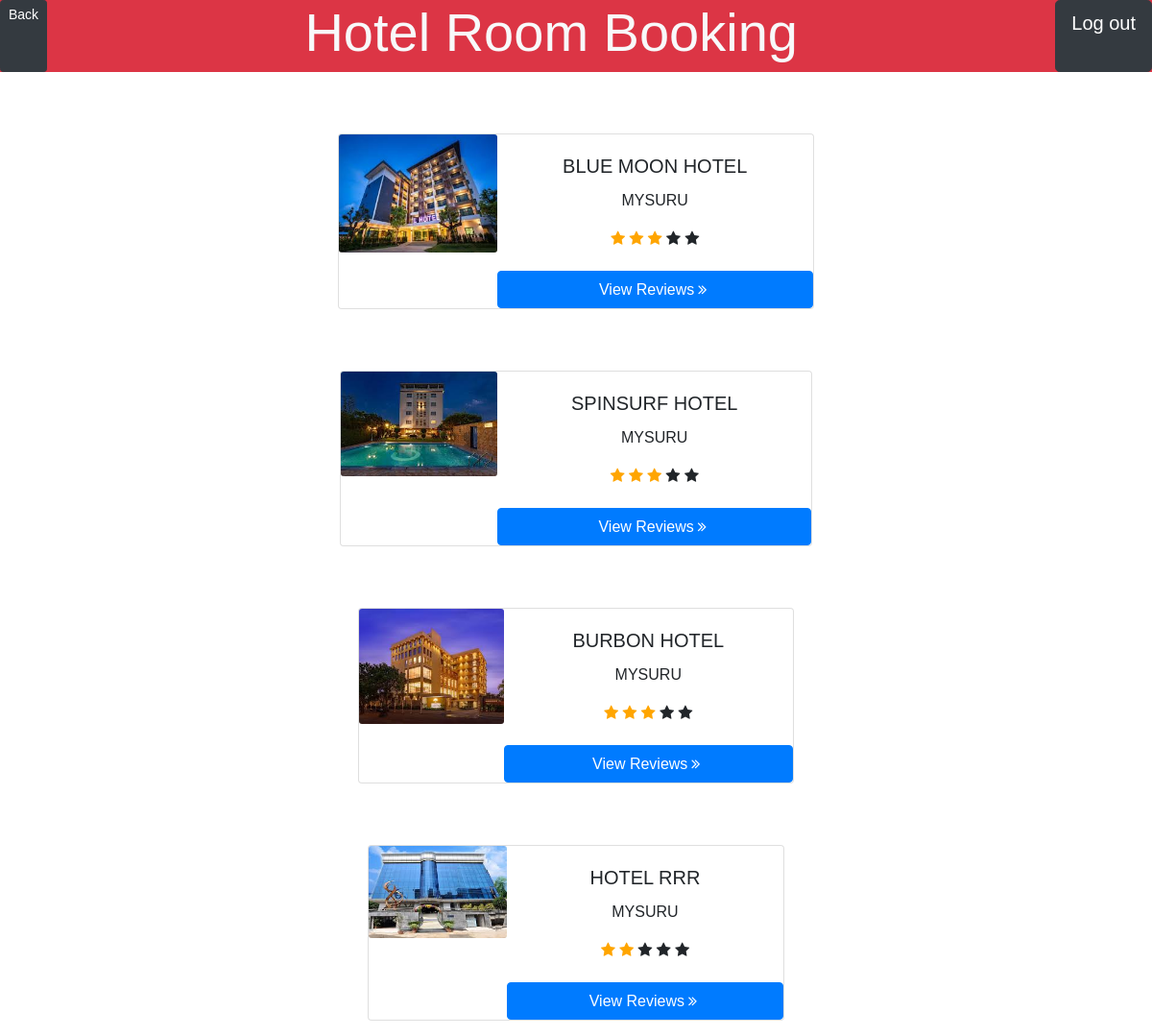
Screenshot of /hotel/MYSURU (signed in) with the database file from the repository.
### tables this page shows
CREATE TABLE HOTEL (
	hotel_id	INTEGER PRIMARY KEY AUTOINCREMENT,
	hotel_name	TEXT NOT NULL,
	locations	TEXT
, photo TEXT);

### routes.py (the view)
@app.route('/hotel/<location>')
def hotel(location):
    if not check_login():
        return redirect(url_for('.home'))
    con = sqlite3.connect(DATABASE)
    con.row_factory = sqlite3.Row
    cur = con.cursor()
    cur.execute('''SELECT hotel_id, hotel_name, locations, photo, AVG(star) AS avgstar
    FROM HOTEL NATURAL JOIN REVIEW WHERE locations="%s" GROUP BY hotel_id;'''%(location))
    hotels = cur.fetchall()
    con.close()
    return render_template('hotel.html', hotels = hotels, back=url_for('.dashboard'))

### routes.py (called while the page is built)
def check_login():
    if session.get('logged_in') != True:
        flash('Please Login')
        return False
    else:
        return True

### templates/hotel.html (shortened to what this page needs)
{% extends 'base.html' %}
{% block main %}
<div class="d-flex flex-column justify-content-center align-items-center mx-auto">
{% for hotel in hotels %}
<div class="card mb-3 mt-5" style="max-width: 540px;">
  <div class="row no-gutters">
    <div class="col-md-4">
      <img src="{{ url_for('static',filename=(hotel.photo if hotel.photo else 'Home.jpg')) }}" class="card-img">
    </div>
    <div class="col-md-8 d-flex flex-column">
      <a href="{{url_for('.room', hotel_id=hotel.hotel_id)}}" class="card-body btn">
        <h5 class="card-title">{{ hotel.hotel_name }}</h5>
        <p class="card-text">{{ hotel.locations }}</p>
        <p class="card-text">
          {% for _ in range(hotel.avgstar|int) %}
          <span class="fa fa-star checked"></span>
          {% endfor %}
          {% for _ in range(5 - hotel.avgstar|int) %}
          <span class="fa fa-star"></span>
          {% endfor %}
        </p>
      </a>
      <a href="{{url_for('.review', hotel_id=hotel.hotel_id)}}" class="btn btn-primary">View Reviews<i class="fa fa-angle-double-right m-1" aria-hidden="true"></i></a>
    </div>
  </div>
</div>
{% endfor %}
</div>
{% endblock %}

### rows the page displays
HOTEL: photo (picture), hotel_name "BLUE MOON HOTEL", locations "MYSURU"
HOTEL: photo (picture), hotel_name "SPINSURF HOTEL", locations "MYSURU"
HOTEL: photo (picture), hotel_name "BURBON HOTEL", locations "MYSURU"
HOTEL: photo (picture), hotel_name "HOTEL RRR", locations "MYSURU"
